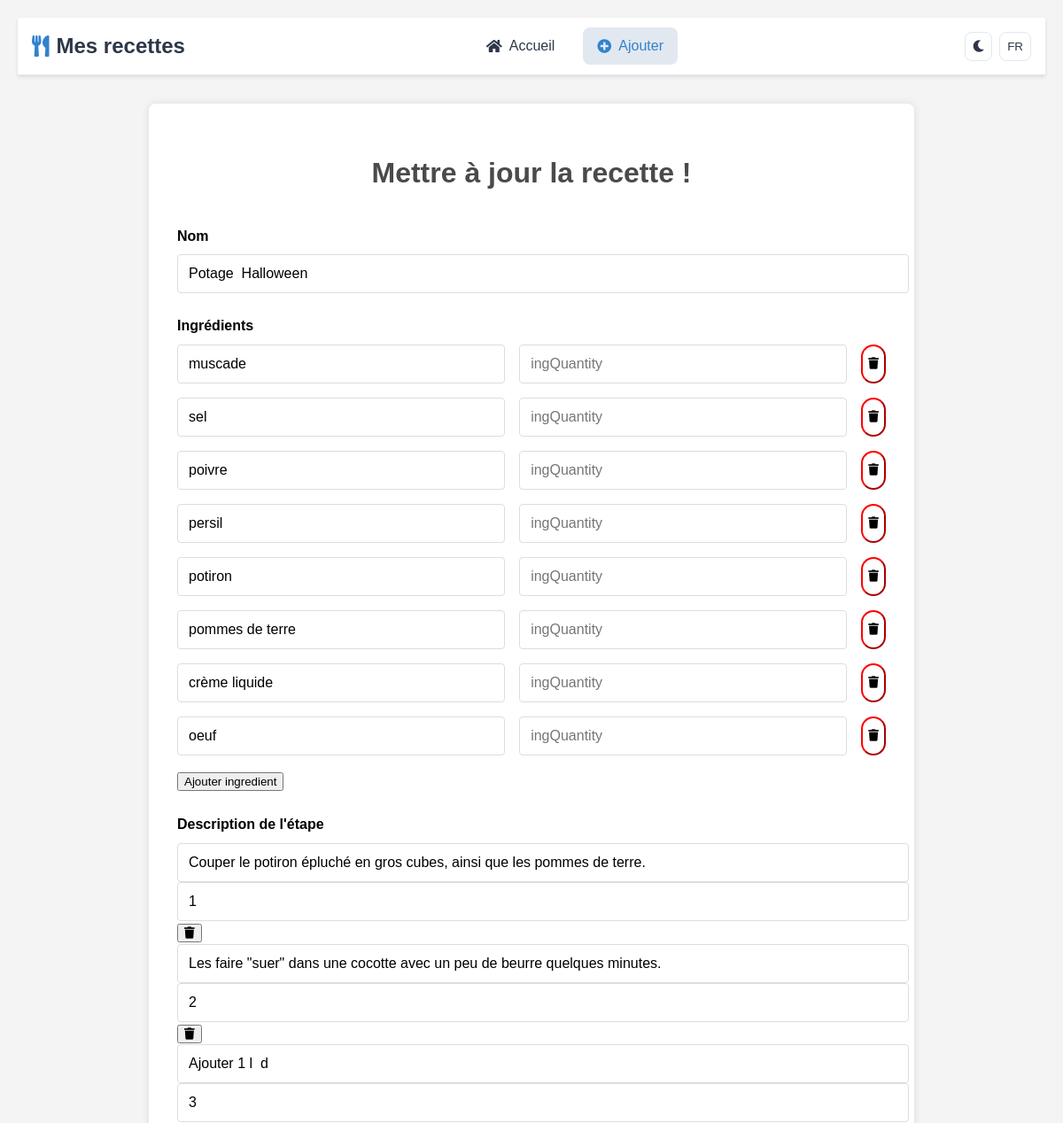
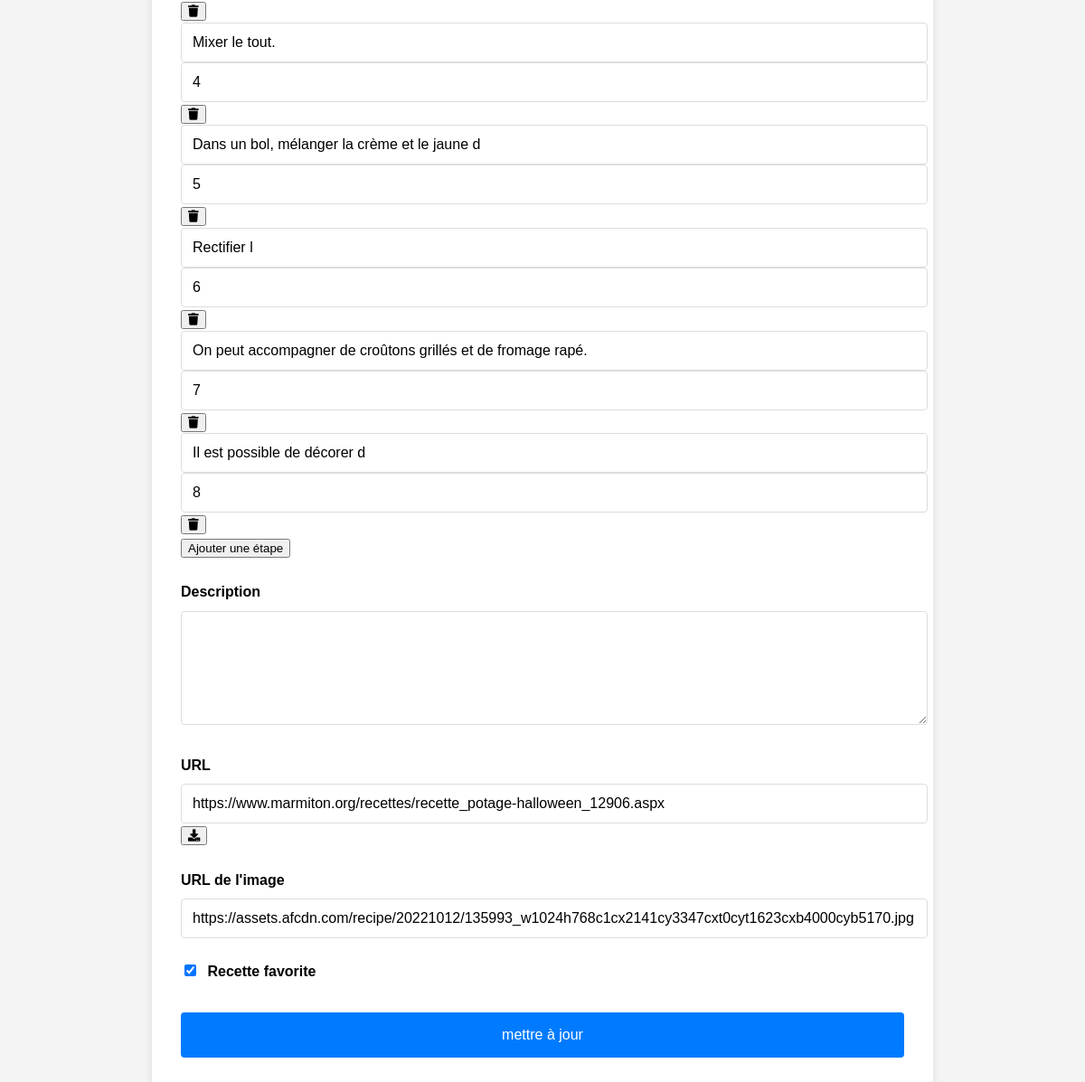
The page /add_recipe.php?id=15 on the database its author committed (2 pictures, top to bottom).
### tables this page shows
CREATE TABLE recipes (
        id INTEGER PRIMARY KEY AUTOINCREMENT,
        name TEXT NOT NULL,
        description TEXT,
        url TEXT,
        image TEXT,
        isFavorite INTEGER DEFAULT 0
    );

CREATE TABLE ingredients (
        id INTEGER PRIMARY KEY AUTOINCREMENT,
        recipe_id INTEGER,
        name TEXT NOT NULL,
        quantity TEXT,
        FOREIGN KEY (recipe_id) REFERENCES recipes(id) ON DELETE CASCADE
    );

CREATE TABLE steps (
        id INTEGER PRIMARY KEY AUTOINCREMENT,
        recipe_id INTEGER,
        description TEXT NOT NULL,
        num INTEGER NOT NULL,
        FOREIGN KEY (recipe_id) REFERENCES recipes(id) ON DELETE CASCADE
    );

### src/helpers/helpers.php (called while the page is built)
<?php
function translate($key) {
    global $lang;
    $translations = require __DIR__ . '/translations.php';
    return $translations[$lang][$key] ?? $key;
}

### src/database/database.php (called while the page is built, shortened)
<?php
function getDatabaseConnection() {
    $databasePath = __DIR__ . '/../../database/recetteDb.db';
    try {
        $pdo = new PDO('sqlite:' . $databasePath);
        $pdo->setAttribute(PDO::ATTR_ERRMODE, PDO::ERRMODE_EXCEPTION);
        return $pdo;
    } catch (PDOException $e) {
        die("Erreur de connexion à la base de données : " . $e->getMessage());
    }
}
function getRecipeById($id) {
    $pdo = getDatabaseConnection();
    $stmt = $pdo->prepare("SELECT * FROM recipes WHERE id = :id");
    $stmt->execute([':id' => $id]);
    $recipe = $stmt->fetch(PDO::FETCH_ASSOC);
    if ($recipe) {
        $stmt = $pdo->prepare("SELECT name, quantity FROM ingredients WHERE recipe_id = :recipe_id");
        $stmt->execute([':recipe_id' => $id]);
        $recipe['ingredients'] = $stmt->fetchAll(PDO::FETCH_ASSOC);
    }
    if ($recipe) {
        $stmt = $pdo->prepare("SELECT description, num FROM steps WHERE recipe_id = :recipe_id");
        $stmt->execute([':recipe_id' => $id]);
        $recipe['steps'] = $stmt->fetchAll(PDO::FETCH_ASSOC);
    }
    return $recipe;
}

### public/add_recipe.php (the view, shortened to what this page needs)
<?php
require_once __DIR__ . '/../src/database/database.php';
require_once __DIR__ . '/../src/helpers/helpers.php';
$lang = $_COOKIE['lang'] ?? 'fr';
$mode = $_COOKIE['mode'] ?? 'light';
$recipeId = $_GET['id'] ?? null;
$recipe = null;
$isEditing = false;
if ($recipeId) {
    $recipe = getRecipeById($recipeId);
    $isEditing = true;
}
?>
<!DOCTYPE html>
<html lang="<?= $lang ?>">
<head>
    <link rel="stylesheet" href="css/style.css">
    <link rel="stylesheet" href="../template/components/css/navbar.css">
    <link rel="stylesheet" href="css/add_recipe.css">
    <link rel="stylesheet" href="https://cdnjs.cloudflare.com/ajax/libs/font-awesome/5.15.3/css/all.min.css">
</head>
<body class="<?= $mode ?>">
<?php include '../template/components/navbar.php'; ?>
<div class="form-container">
    <h1><?= $isEditing ? translate('editRecipeTitle') : translate('addRecipeTitle') ?></h1>
    <form method="POST" class="recipe-form">
        <div class="form-group">
            <label for="name"><?= translate('nameForm') ?></label>
            <input type="text" id="name" name="name" required value="<?= $isEditing ? htmlspecialchars($recipe['name']) : '' ?>" class="form-input">
        </div>
        <div class="form-group">
            <label><?= translate('ing') ?></label>
            <div id="ingredients-container">
                <?php if ($isEditing): ?>
                    <?php foreach ($recipe['ingredients'] as $ingredient): ?>
                        <div class="ingredient-row">
                            <input type="text" name="ingredient_name[]" value="<?= htmlspecialchars($ingredient['name']) ?>" placeholder="<?= translate('ingName') ?>" required class="form-input">
                            <input type="text" name="ingredient_quantity[]" value="<?= htmlspecialchars($ingredient['quantity']) ?>" placeholder="<?= translate('ingQuantity') ?>" class="form-input">
                            <button type="button" class="remove-ingredient">
                                <i class="fas fa-trash"></i>
                            </button>
                        </div>
                    <?php endforeach; ?>
                <?php endif; ?>
            </div>
            <button type="button" id="add-ingredient"><?= translate('addIngForm') ?></button>
        </div>
        <div class="form-group">
            <label><?= translate('stepDesc') ?></label>
            <div id="steps-container">
                <?php if ($isEditing): ?>
                    <?php foreach ($recipe['steps'] as $step): ?>
                        <div class="step-row">
                            <input type="text" name="step_desc[]" value="<?= htmlspecialchars($step['description']) ?>" placeholder="<?= translate('stepDesc') ?>" >
                            <input type="text" name="step_num[]" value="<?= htmlspecialchars($step['num']) ?>" placeholder="<?= translate('stepNum') ?>" >
                            <button type="button" class="remove-step">
                                <i class="fas fa-trash"></i>
                            </button>
                        </div>
                    <?php endforeach; ?>
                <?php endif; ?>
            </div>
            <button type="button" id="add-step"><?= translate('addStepForm') ?></button>
        </div>
        <div class="form-group">
            <label for="description"><?= translate('desc') ?></label>
            <textarea id="description" name="description" class="form-textarea"><?= $isEditing ? htmlspecialchars($recipe['description']) : '' ?></textarea>
        </div>
        <div class="form-group">
            <label for="url"><?= translate('urlForm') ?></label>
            <input type="text" id="url" name="url" value="<?= $isEditing ? htmlspecialchars($recipe['url']) : '' ?>" class="form-input">
            <button type="button" id="scrape-recipe-btn" class="scrape-recipe-btn">
                <i class="fas fa-download"></i>
            </button>
        </div>
        <div class="form-group">
            <label for="image"><?= translate('imgUrlForm') ?></label>
            <input type="text" id="image" name="image" value="<?= $isEditing ? htmlspecialchars($recipe['image']) : '' ?>" class="form-input">
        </div>
        <div class="form-group checkbox">
            <label>
                <input type="checkbox" name="isFavorite" <?= $isEditing && $recipe['isFavorite'] ? 'checked' : '' ?> class="form-checkbox">
                <?= translate('favForm') ?>
            </label>
        </div>
        <button type="submit" class="submit-btn">
            <?= $isEditing ? translate('updateRecipeForm') : translate('addRecipeForm') ?>
        </button>
    </form>
</div>
</body>
</html>

### public/css/style.css (style rules this page uses)
body { font-family: 'Arial', sans-serif; line-height: 1.6; margin: 0; padding: 20px; background-color: #f4f4f4; transition: background-color 0.3s, color 0.3s; }
h1 { text-align: center; color: #333; }

### template/components/css/navbar.css (style rules this page uses)
:root { --navbar-bg: #ffffff; --navbar-text: #2d3748; --navbar-hover: #4a5568; --navbar-active: #3182ce; --navbar-border: #e2e8f0; --navbar-shadow: rgba(0, 0, 0, 0.1); }

### public/css/add_recipe.css (style rules this page uses)
.form-container { max-width: 800px; margin: 2rem auto; padding: 2rem; border-radius: 8px; box-shadow: 0 0 10px rgba(0, 0, 0, 0.1); }
.light .form-container { background-color: #ffffff; }
h1 { text-align: center; margin-bottom: 2rem; color: #4a4a4a; }
.form-group { margin-bottom: 1.5rem; }
.ingredient-row { display: flex; gap: 1rem; margin-bottom: 1rem; }
.remove-ingredient { border-radius: 50px; border-color: red; background-color: white; }
label { display: block; margin-bottom: 0.5rem; font-weight: bold; }
input[type="text"], textarea { width: 100%; padding: 0.75rem; border: 1px solid #ddd; border-radius: 4px; font-size: 1rem; transition: border-color 0.3s; }
textarea { min-height: 100px; resize: vertical; }
.checkbox { display: flex; align-items: center; }
.checkbox input { margin-right: 0.5rem; }
.submit-btn { display: block; width: 100%; padding: 1rem; background-color: #007bff; color: #ffffff; border: none; border-radius: 4px; font-size: 1rem; cursor: pointer; transition: background-color 0.3s; }

### rows shown on the page
recipes: name "Potage Halloween", url "https://www.marmiton.org/recettes/recette_potage-halloween_12906.aspx", image "https://assets.afcdn.com/recipe/20221012/135993_w1024h768c1cx2141cy3347cxt0cyt1623cxb4000cyb5170.jpg", isFavorite "☑"
ingredients: name "muscade"
ingredients: name "sel"
ingredients: name "poivre"
ingredients: name "persil"
ingredients: name "potiron"
ingredients: name "pommes de terre"
ingredients: name "crème liquide"
ingredients: name "oeuf"
steps: description "Couper le potiron épluché en gros cubes, ainsi que les pommes de terre.", num "1"
steps: description "Les faire \"suer\" dans une cocotte avec un peu de beurre quelques minutes.", num "2"
steps: description "Ajouter 1 l d", num "3"
steps: description "Mixer le tout.", num "4"
steps: description "Dans un bol, mélanger la crème et le jaune d", num "5"
steps: description "Rectifier l", num "6"
steps: description "On peut accompagner de croûtons grillés et de fromage rapé.", num "7"
steps: description "Il est possible de décorer d", num "8"

### other values the page prints
translate('appName') "Mes recettes"
translate('home') "Accueil"
translate('add') "Ajouter"
translate('editRecipeTitle') "Mettre à jour la recette !"
translate('nameForm') "Nom"
translate('ing') "Ingrédients"
translate('addIngForm') "Ajouter ingredient"
translate('stepDesc') "Description de l'étape"
translate('addStepForm') "Ajouter une étape"
translate('desc') "Description"
translate('urlForm') "URL"
translate('imgUrlForm') "URL de l'image"
translate('favForm') "Recette favorite"
translate('updateRecipeForm') "mettre à jour"
